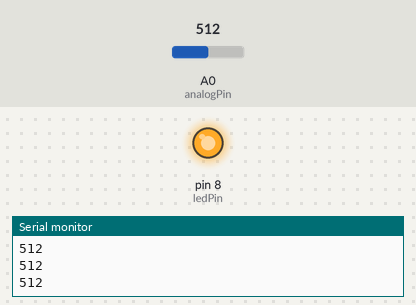
This sketch was run on a simulated Arduino Uno, built with avr-gcc and run on an emulated ATmega328P. On the bench: output pins drawn as LEDs (lit = HIGH), the last lines printed to the serial monitor. Inputs (shaded band) come from the test bench; at power-on: A0 (analogPin) = 512.

Above: at 1.2 s.
1.3 s: A0 (analogPin) set to 108
2.8 s: A0 (analogPin) set to 91
At 3.9 s:
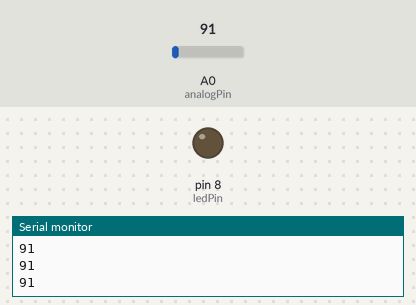
4.3 s: A0 (analogPin) set to 110
At 5.0 s:
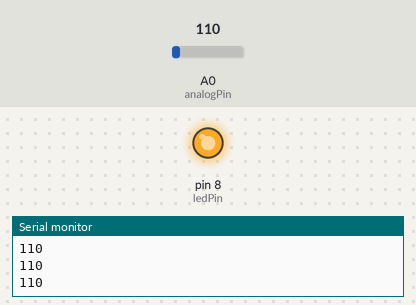
5.8 s: A0 (analogPin) set to 90
At 6.2 s:
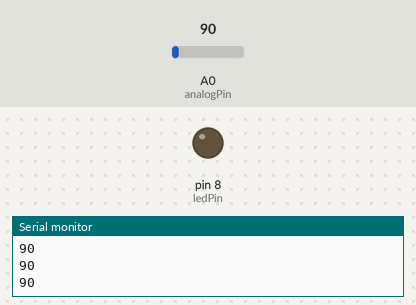
Timing chart, 0 to 8.3 s (numbered marks = the images above; inputs shaded):
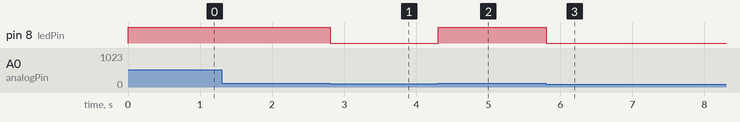

Measured:
- the behaviour switches between 101 and 100 on A0 (analogPin) (found by bisection; images 0 and 1)
- after the input at 2.8 s, pin 8 (ledPin): HIGH → LOW at once
- after the input at 4.3 s, pin 8 (ledPin): LOW → HIGH at once
- after the input at 5.8 s, pin 8 (ledPin): HIGH → LOW at once

The sketch:

photoresistance_led.ino
```cpp
int analogPin = A0;
int analogValue = 0;
int ledPin = 8;

void setup()
{
  Serial.begin(9600);
  pinMode(ledPin,OUTPUT);
}

void loop()
{
  analogValue = analogRead(analogPin);
  Serial.println(analogValue);
  if (analogValue > 100)
  {
    digitalWrite(ledPin,HIGH);
  }
  else
  {
    digitalWrite(ledPin,LOW);
  }
}
```
